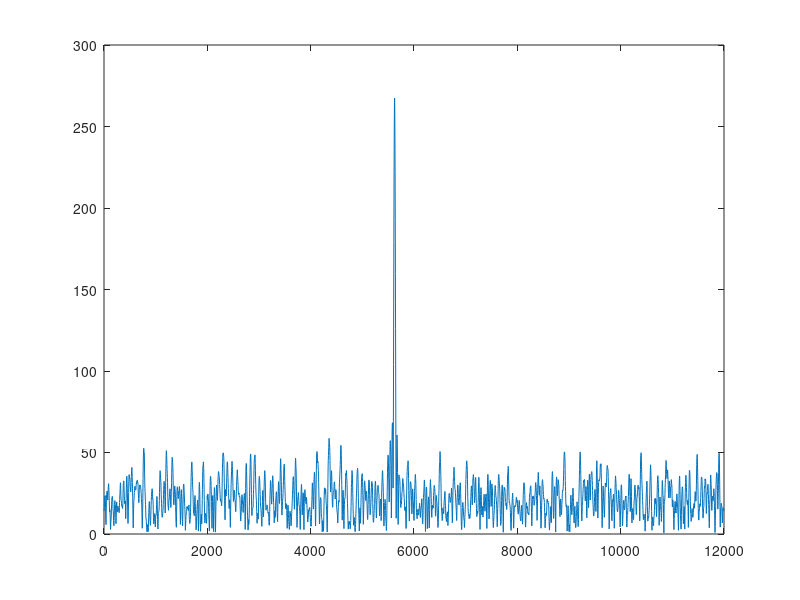
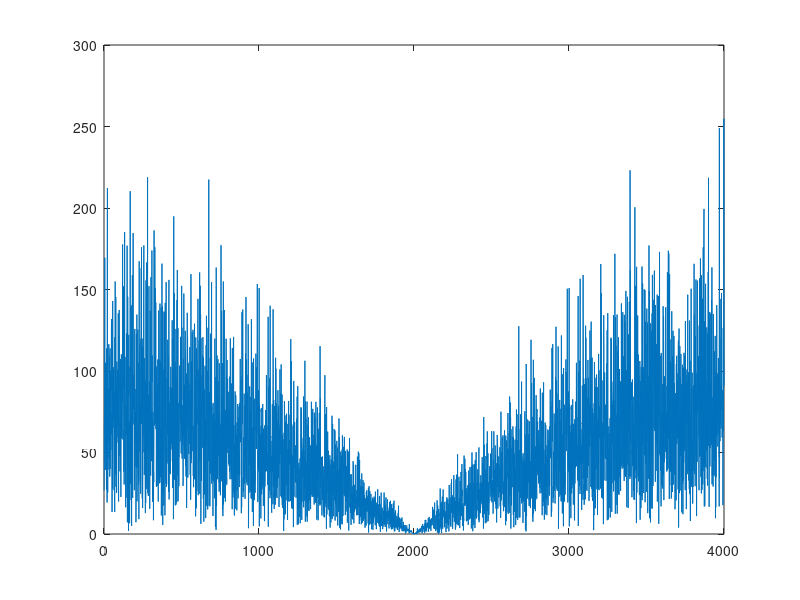
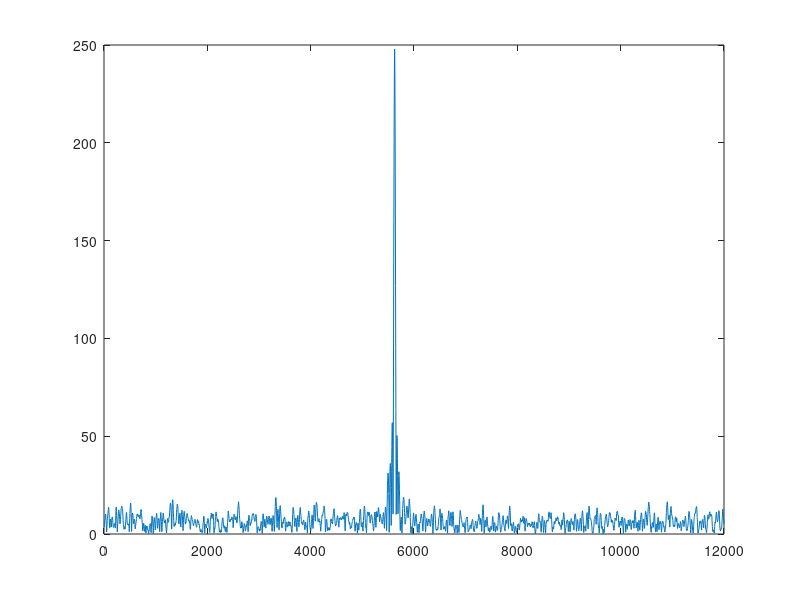
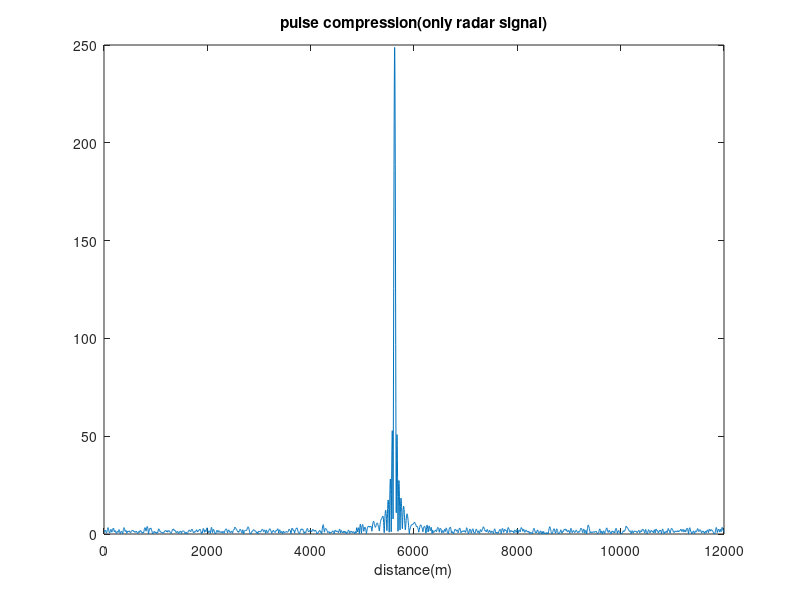

These charts were generated, in order, by the following MATLAB code:
%radar_com_scene4
%LFM测速测距代码
clear all;close all;  
fc=2.06e9;                 %载波频率    
Br=5e6;                 %带宽
fs=10*Br;               %采样频率
Tp=5e-6;                %脉宽
Kr=Br/Tp;               %频率变化率
c=3e8;                  %光速
lamda=c/fc;             %波长
N_mc=1;
PRF=2000;
Tr=1/PRF;
t=0:1/fs:15*Tp+Tp-1/fs;      %采样时间
N_r=length(t);          %采样点数
N_target=1;             %目标个数
Rmax=c/2*15*Tp;                             %目标最大距离（本来应该是1/2*c*Tr，但是采样时间限制了不可能那么大）
% R_t=Rmax*abs(rand(1,N_target));             %目标的距离（这样以来目标的距离一定是小于最大距离的）
R_t=1/2*Rmax;      %固定目标距离
RCS_t=1*(exp(i*2*pi*rand(1,N_target)));    %目标RCS，幅度为1，相位在（0,2pi）之间随机分布
Vmax=lamda*PRF/2;                           %目标最大速度，最大测速范围满足在第一盲速之内
v=Vmax*((1+rand(1,N_target))/2);            %目标速度（这样以来目标的速度一定是小于第一盲速的），每一个目标都有一个自己的速度，对应一个矩阵
radar_power=1;
%% 生成目标矩阵
sr=zeros(N_mc,N_r); %N_mc 脉冲个数   N_r 采样点数
for i=1:N_mc
    ta=(i-1)*Tr;
    sri=0;%每一次从内层for循环出来之后，我们认为上一个脉冲的回波不会干扰到下一个脉冲的回波
    %%内层for循环，一个目标一个目标来研究，对应每一个回波脉冲是由每一个目标回波之和组成
    for k=1:N_target
        tao=2*(R_t(k)-v(k).*(ta))/c;
        srj=RCS_t(k).*rectpuls(t-tao-Tp/2,Tp).*exp(-1j*2*pi*fc*tao+1j*pi*Kr.*(t-tao-Tp/2).^2);
        sri=sri+srj;
    end
    %%外层for循环，不同的脉冲，对应的ta是不同值，再代入来计算回波
    sr(i,:)=sri;
end

                    
%% 通信信号 采用QPSK调制
Tc=2*1/fs;                %码元周期
Bc=1/Tc;
N=16*fix(Tp/Tc);
bitstream=randi([0,1],1,2*N);%随机产生的比特数0、1
bitstream=2*bitstream-1;%单极性变为双极性（0到-1；1到1）
I=[];Q=[];
%奇数进I路,偶数进Q路
for i=1:2*N
    if mod(i,2)~=0
        I=[I,bitstream(i)];
    else
        Q=[Q,bitstream(i)];
    end
end
bit_t=0:1/fs:Tc-1/fs;%定义一个码元的时间轴
carrier=[];
com_power=1;%通信功率
for i=1:N
    carrier=[carrier,sqrt(1/2)*com_power*(I(i)+j*Q(i))*exp(j*2*pi*fc*(bit_t+(i-1)*Tc))];%Q路载波信号
end
%传输信号
QPSK_signal=carrier.*exp(-j*2*pi*fc*t);
snr=7;
P_noise=10^(-snr/10)*com_power;
sinr=10*log10(com_power/(1+P_noise));
% QPSK_receive=QPSK_signal;
QPSK_receive=awgn(QPSK_signal,snr,'measured');%awgn()添加噪声
receive_signal=QPSK_receive+sr;
%% 未处理信号脉冲压缩
st=rectpuls(t-Tp/2,Tp).*exp(1i*pi*Kr*(t-Tp/2).^2);%参考信号 时域 也就是匹配滤波器的时域
stf=conj(fft(st));%匹配滤波器的频域特性
for i=1:N_mc
    signal_yasuo(i,:)=ifft(fft(receive_signal(i,:)).*stf);  %分别对每一行脉冲压缩 频域脉冲压缩          
end               
figure;
plot(t*c/2,abs(signal_yasuo(1,:)))    
figure;
plot(abs(fft(QPSK_signal)));
radar_reflect=radar_power*abs(RCS_t);
if(com_power>radar_reflect) %%如果通信信号功率较强
    I_recover=[];
    II_recover=[]
    Q_recover=[];
    QQ_recover=[];
    %% 简单信号处理
    for i=1:N
        if real(receive_signal(2*i)+receive_signal(2*i-1))>0 %积分器求和，大于0为1，否则为-1
            I_recover=[I_recover,1];
            II_recover=[II_recover,1,1];
        else
            I_recover=[I_recover,-1];
            II_recover=[II_recover,-1,-1];
        end
        if imag(receive_signal(2*i)+receive_signal(2*i-1))>0 %积分器求和，大于0为1，否则为-1
            Q_recover=[Q_recover,1];
            QQ_recover=[QQ_recover,1,1];
        else
            Q_recover=[Q_recover,-1];
            QQ_recover=[QQ_recover,-1,-1];
        end
    end
    recover_signal=I_recover+j*Q_recover;
    send_signal=I+j*Q;
    err_all=sum(abs(I_recover-I)/2+abs(Q_recover-Q)/2);
    err_radar=sum(abs(I_recover(1,938:1062)-I(1,938:1062))/2+abs(Q_recover(1,938:1062)-Q(1,938:1062))/2);
    ber=err_radar/(250);
    %雷达信号影响的信号区域在【1876-2125】
    receive_angle=angle(receive_signal);
    a=abs(receive_signal).*(cos(pi/4-receive_angle));
    b=abs(receive_signal).*(sin(pi/4-receive_angle));
    
    signal_com_recover=com_power*sqrt(1/2)*(II_recover+j*QQ_recover);
    radar=receive_signal-signal_com_recover;
    for i=1:N_mc
        radar_yasuo(i,:)=ifft(fft(radar(i,:)).*stf);  %分别对每一行脉冲压缩 频域脉冲压缩
    end
    figure;
    plot(t*c/2,abs(radar_yasuo(1,:)));
    else
    %% 当雷达信号功率比较大的时候，先去剪掉雷达信号，这里已经知道了目标的距离
    radar_decect=RCS_t(1).*rectpuls(t-tao-Tp/2,Tp).*exp(-1j*2*pi*fc*tao+1j*pi*Kr.*(t-tao-Tp/2).^2);
    signal_eli_radar=receive_signal-radar_decect;
    I_eli_recover=[];
    II_eli_recover=[];
    Q_eli_recover=[];
    QQ_eli_recover=[];
    for i=1:N
        if real(signal_eli_radar(2*i)+signal_eli_radar(2*i-1))>0 %积分器求和，大于0为1，否则为-1
            I_eli_recover=[I_eli_recover,1];
            II_eli_recover=[II_eli_recover,1,1];
        else
            I_eli_recover=[I_eli_recover,-1];
            II_eli_recover=[II_eli_recover,-1,-1];
        end
        if imag(signal_eli_radar(2*i)+signal_eli_radar(2*i-1))>0 %积分器求和，大于0为1，否则为-1
            Q_eli_recover=[Q_eli_recover,1];
            QQ_eli_recover=[QQ_eli_recover,1,1];
        else
            Q_eli_recover=[Q_eli_recover,-1];
            QQ_eli_recover=[QQ_eli_recover,-1,-1];
        end
    end
    recover_eli_signal=I_eli_recover+j*Q_eli_recover;
    err_all=sum(abs(I_eli_recover-I)/2+abs(Q_eli_recover-Q)/2);
    err_radar=sum(abs(I_eli_recover(1,938:1062)-I(1,938:1062))/2+abs(Q_eli_recover(1,938:1062)-Q(1,938:1062))/2);
    ber=err_radar/(250);
    signal_com_recover=com_power*sqrt(1/2)*(II_eli_recover+j*QQ_eli_recover);
    radar=receive_signal-signal_com_recover;
    for i=1:N_mc
        radar_yasuo(i,:)=ifft(fft(radar(i,:)).*stf);  %分别对每一行脉冲压缩 频域脉冲压缩
    end
    figure;
    plot(t*c/2,abs(radar_yasuo(1,:)));
end
%% 仅雷达信号的脉冲压缩图
snr_radar=10*log10(radar_reflect/(P_noise));
radar_noise=awgn(sr,snr_radar,'measured');%awgn()添加噪声
for i=1:N_mc
        radar_only_yasuo(i,:)=ifft(fft(radar_noise(i,:)).*stf);  %分别对每一行脉冲压缩 频域脉冲压缩
end
figure;
plot(t*c/2,abs(radar_only_yasuo(1,:)));
title("pulse compression(only radar signal)");
xlabel("distance(m)");
